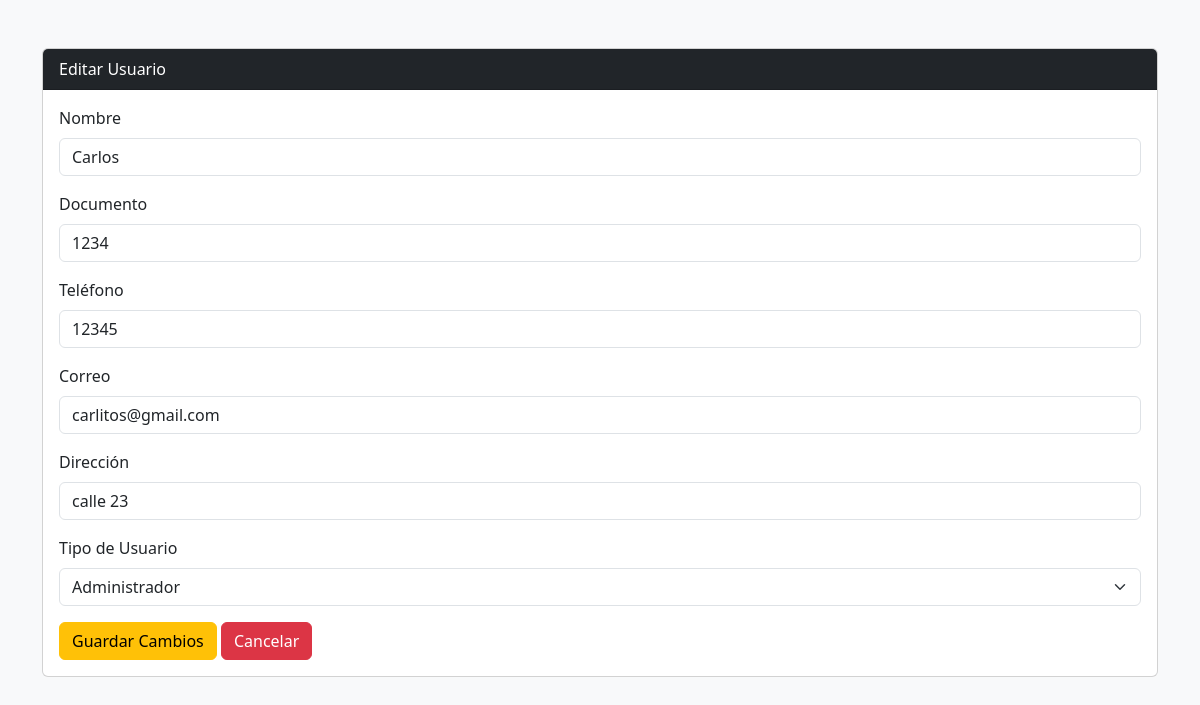
Page /Views/HTML/editar_usuario.php?id=1 (signed in) on the committed database.
### tables this page shows
CREATE TABLE `usuario` (
  `Id_Usuario` int(5) NOT NULL,
  `Tipo_Usuario` varchar(30) NOT NULL,
  `Nombre` varchar(30) NOT NULL,
  `Documento` int(10) NOT NULL,
  `Telefono` int(10) NOT NULL,
  `Correo` varchar(30) NOT NULL,
  `Contrasena` varchar(255) NOT NULL,
  `Direccion` varchar(30) NOT NULL
);

### Config/conexion.php (called while the page is built, shortened)
<?php
class Database {
    private static $host = "localhost";
    private static $dbname = "restaurantenuevo";
    private static $username = "adminis";
    private static $password = "12345";
    private static $charset = "utf8mb4";
    private static $pdo = null;
    public static function connect() {
        if (self::$pdo === null) {
            try {
                $dsn = "mysql:host=" . self::$host . ";dbname=" . self::$dbname . ";charset=" . self::$charset;
                self::$pdo = new PDO($dsn, self::$username, self::$password);
                self::$pdo->setAttribute(PDO::ATTR_ERRMODE, PDO::ERRMODE_EXCEPTION);
            } catch (PDOException $e) {
                die("Error de conexión: " . $e->getMessage());
            }
        }
        return self::$pdo;
    }
}

### Modelo/usuario.php (called while the page is built, shortened)
<?php
require_once __DIR__ . '/../Config/conexion.php';
class Usuario {
    private $db;
    public function __construct() {
        $this->db = Database::connect();
    }
    public function obtenerUsuarioPorId($id) {
        $sql = "SELECT * FROM usuario WHERE ID_Usuario = :id";
        $stmt = $this->db->prepare($sql);
        $stmt->execute([':id' => $id]);
        return $stmt->fetch();
    }
}
?>

### Views/HTML/editar_usuario.php (the view, shortened to what this page needs)
<?php
require_once __DIR__ . '/../../Config/conexion.php';
require_once __DIR__ . '/../../Modelo/usuario.php';
$modelo = new Usuario();
$id = $_GET['id'];
$usuario = $modelo->obtenerUsuarioPorId($id);
?>
<!DOCTYPE html>
<html lang="es">
<head>
    <link href="https://cdn.jsdelivr.net/npm/bootstrap@5.3.2/dist/css/bootstrap.min.css" rel="stylesheet">
</head>
<body style="background-color: #f8f9fa;">
<div class="container my-5">
    <div class="card">
        <div class="card-header bg-dark text-white">
            Editar Usuario
        </div>
        <div class="card-body">
            <form action="../../Controlador/usuariocontrolador.php" method="POST">
                <div class="mb-3">
                    <label class="form-label">Nombre</label>
                    <input type="text" name="Nombre" class="form-control" value="<?php echo htmlspecialchars($usuario['Nombre']); ?>" required>
                </div>
                <div class="mb-3">
                    <label class="form-label">Documento</label>
                    <input type="text" name="Documento" class="form-control" value="<?php echo htmlspecialchars($usuario['Documento']); ?>" required>
                </div>
                <div class="mb-3">
                    <label class="form-label">Teléfono</label>
                    <input type="text" name="Telefono" class="form-control" value="<?php echo htmlspecialchars($usuario['Telefono']); ?>" required>
                </div>
                <div class="mb-3">
                    <label class="form-label">Correo</label>
                    <input type="email" name="Correo" class="form-control" value="<?php echo htmlspecialchars($usuario['Correo']); ?>" required>
                </div>
                <div class="mb-3">
                    <label class="form-label">Dirección</label>
                    <input type="text" name="Direccion" class="form-control" value="<?php echo htmlspecialchars($usuario['Direccion']); ?>" required>
                </div>
                <div class="mb-3">
                    <label class="form-label">Tipo de Usuario</label>
                    <select name="Tipo_Usuario" class="form-select" required>
                        <option value="Administrador" <?php if($usuario['Tipo_Usuario'] === 'Administrador') echo 'selected'; ?>>Administrador</option>
                    </select>
                </div>
                <button type="submit" name="editar" class="btn btn-warning">Guardar Cambios</button>
                <a href="perfil.php" class="btn btn-danger">Cancelar</a>
            </form>
        </div>
    </div>
</div>
</body>
</html>

### rows in the picture
usuario: Nombre "Carlos", Documento "1234", Telefono "12345", Correo "carlitos@gmail.com", Direccion "calle 23", Tipo_Usuario "Administrador"
